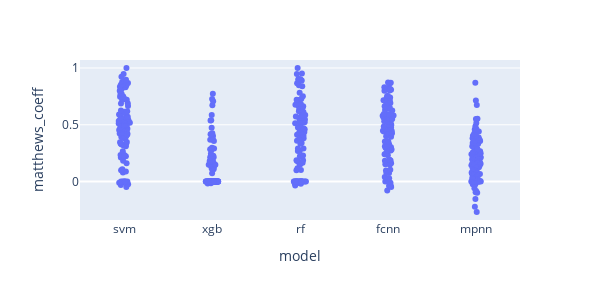

Notebook source saved alongside this figure:
### Code cell
all_score['#tr'] = all_score['#tr'].astype(int)
    
px.strip(data_frame = all_score,
         x          = 'model',
         y          = 'matthews_coeff',
         hover_name = list(all_score.index),
         height     = 300,
         width      = 600,
         #color      = '#tr',
        )

### Figure 1 — Plotly figure (JSON) as saved in the notebook; plotly's stock layout.template omitted (floating-point values rounded to 4 significant figures; data arrays with more than 128 entries replaced by an {"elided": "..."} marker saying what was removed)
{"data": [{"alignmentgroup": "True", "boxpoints": "all", "fillcolor": "rgba(255,255,255,0)", "hoveron": "points", "hovertemplate": "<b>%{hovertext}</b><br><br>model=%{x}<br>matthews_coeff=%{y}<extra></extra>", "hovertext": {"elided": "500 str values"}, "legendgroup": "", "line": {"color": "rgba(255,255,255,0)"}, "marker": {"color": "#636efa"}, "name": "", "offsetgroup": "", "orientation": "v", "pointpos": 0, "showlegend": false, "type": "box", "x": {"elided": "500 str values"}, "x0": " ", "xaxis": "x", "y": {"elided": "500 float values"}, "y0": " ", "yaxis": "y"}], "layout": {"boxmode": "group", "height": 300, "legend": {"tracegroupgap": 0}, "margin": {"t": 60}, "width": 600, "xaxis": {"anchor": "y", "domain": [0, 1], "title": {"text": "model"}}, "yaxis": {"anchor": "x", "domain": [0, 1], "title": {"text": "matthews_coeff"}}}}
